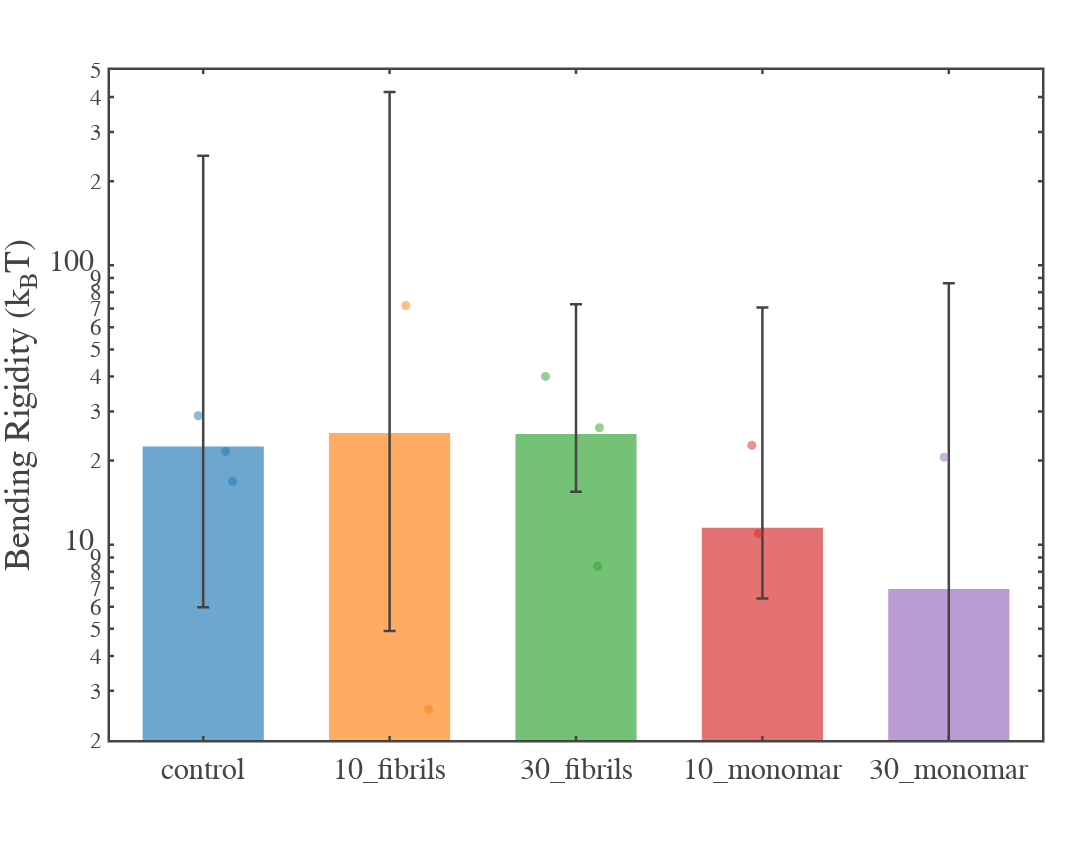

The code cell stored with this chart in its notebook:
### Code cell
import numpy as np
import pandas as pd
import os
import plotly.graph_objects as go

# -------------------------------------------------
# Custom Plotly Template (provided by you)
# -------------------------------------------------
fig_template = go.layout.Template()
fig_template.layout = {
    'template': 'simple_white+presentation',
    'autosize': False,
    'width': 800,
    'height': 600,
    'xaxis': {
        'ticks': 'inside',
        'mirror': 'ticks',
        'linewidth': 2.5,
        'tickwidth': 2.5,
        'ticklen': 4,
        'showline': True,
        'showgrid': False,
        'zerolinecolor': 'white',
    },
    'yaxis': {
        'ticks': 'inside',
        'mirror': 'ticks',
        'linewidth': 2.5,
        'tickwidth': 2.5,
        'ticklen': 4,
        'showline': True,
        'showgrid': False,
        'zerolinecolor': 'white',
    },
    'font': {
        'family': 'mathjax',
        'size': 30,
    }
}

# -------------------------------------------------
# Monte Carlo settings
# -------------------------------------------------
N_MC = 300_000
rng = np.random.default_rng(42)

A_COL = "A"
ERR_COL = "error"

# -------------------------------------------------
# 1. Load data (A and error)
# -------------------------------------------------
def load_data_with_error(file_path, a_col=A_COL, err_col=ERR_COL):
    df = pd.read_excel(file_path)

    if a_col not in df.columns or err_col not in df.columns:
        raise KeyError(
            f"Need columns '{a_col}' and '{err_col}' in {file_path}. Found: {list(df.columns)}"
        )

    df[a_col] = pd.to_numeric(df[a_col], errors="coerce")
    df[err_col] = pd.to_numeric(df[err_col], errors="coerce")

    df = df.dropna(subset=[a_col, err_col])
    df = df[(df[a_col] > 0) & (df[err_col] >= 0)]

    return df[a_col].to_numpy(dtype=float), df[err_col].to_numpy(dtype=float)


# -------------------------------------------------
# 2. Monte Carlo for one membrane: A ± error -> k samples
# -------------------------------------------------
def mc_k_from_a(a, sigma_a, C, N=N_MC):
    if sigma_a == 0 or np.isclose(sigma_a, 0):
        k = C / (a**3)
        return np.full(N, k, dtype=float)

    a_s = rng.normal(a, sigma_a, size=N)
    a_s = a_s[a_s > 0]

    while a_s.size < N:
        extra = rng.normal(a, sigma_a, size=N - a_s.size)
        extra = extra[extra > 0]
        a_s = np.concatenate([a_s, extra])

    a_s = a_s[:N]
    return C / (a_s**3)


# -------------------------------------------------
# 3. Summary: median + 16–84% (asymmetric)
# -------------------------------------------------
def summarize(samples):
    med = np.median(samples)
    p16 = np.percentile(samples, 16)
    p84 = np.percentile(samples, 84)
    return med, p16, p84


# -------------------------------------------------
# 4. Process one dataset using YOUR weighted-bound rule
#    - Per membrane: MC -> (med, p16, p84)
#    - Average k: linear average of the 3 medians
#    - Average bounds:
#         w_up_i = (p84_i - med_i)/med_i
#         w_lo_i = (med_i - p16_i)/med_i
#         w_up_avg = mean(w_up_i), w_lo_avg = mean(w_lo_i)
#         kavg_upper = kavg * (1 + w_up_avg)
#         kavg_lower = kavg * (1 - w_lo_avg)
# -------------------------------------------------
def process_dataset_weighted_bounds(file_path, beta, k_J, k_kT):
    name = os.path.basename(file_path).replace(".xlsx", "")

    a_vals, sig_vals = load_data_with_error(file_path, A_COL, ERR_COL)

    C = k_J / (k_kT * beta**3)

    k_med_list, k_p16_list, k_p84_list = [], [], []
    w_up_list, w_lo_list = [], []

    # Print side-by-side
    print(f"\n==============================")
    print(f"Dataset: {name}")
    print(f"==============================")
    print("Idx |        A ± error            |        k' (median, 16–84%)         | w_up   w_lo")
    print("-"*95)

    for i, (a, s) in enumerate(zip(a_vals, sig_vals), start=1):
        ks = mc_k_from_a(a, s, C, N=N_MC)
        k_med, k_p16, k_p84 = summarize(ks)

        # normalized bounds relative to median
        w_up = (k_p84 - k_med) / k_med if k_med > 0 else np.nan
        w_lo = (k_med - k_p16) / k_med if k_med > 0 else np.nan

        k_med_list.append(k_med)
        k_p16_list.append(k_p16)
        k_p84_list.append(k_p84)
        w_up_list.append(w_up)
        w_lo_list.append(w_lo)

        print(
            f"{i:03d} | {a: .4e} ± {s:.2e}        | "
            f"{k_med: .4e}  +{(k_p84-k_med):.2e}  -{(k_med-k_p16):.2e}     | "
            f"{w_up: .3f} {w_lo: .3f}"
        )

    k_med_arr = np.array(k_med_list, dtype=float)
    w_up_arr = np.array(w_up_list, dtype=float)
    w_lo_arr = np.array(w_lo_list, dtype=float)

    # Average k by linear average of medians
    kavg = float(np.mean(k_med_arr))

    # Average the relative bounds
    w_up_avg = float(np.nanmean(w_up_arr))
    w_lo_avg = float(np.nanmean(w_lo_arr))

    # Bounds for average k
    kavg_upper = kavg * (1.0 + w_up_avg)
    kavg_lower = kavg * (1.0 - w_lo_avg)

    print("\nAverage k' (linear average of medians):")
    print(f"k'_avg = {kavg:.4e}")
    print("Average k' bounds (weighted-bound rule):")
    print(f"Upper: {kavg_upper:.4e}   (w_up_avg={w_up_avg:.4f})")
    print(f"Lower: {kavg_lower:.4e}   (w_lo_avg={w_lo_avg:.4f})")
    print(f"Asymmetric: +{(kavg_upper-kavg):.2e}  -{(kavg-kavg_lower):.2e}")

    # For plotting strip: per-membrane k medians
    # For plotting bar: average k and its bounds
    return name, k_med_arr, (kavg, kavg_lower, kavg_upper)


# -------------------------------------------------
# 5. Main
# -------------------------------------------------
def main():

    beta = 1.96e11
    k_J = 4.56e-8
    k_kT = 4.11e-21

    file_paths = [
        r"D:\Atanu\Narendran_GUV\Narendran_GUV\control.xlsx",
        r"D:\Atanu\Narendran_GUV\Narendran_GUV\10_fibrils.xlsx",
        r"D:\Atanu\Narendran_GUV\Narendran_GUV\30_fibrils.xlsx",
        r"D:\Atanu\Narendran_GUV\Narendran_GUV\10_monomar.xlsx",
        r"D:\Atanu\Narendran_GUV\Narendran_GUV\30_monomar.xlsx",
    ]

    results = []
    all_k_points = {}  # per-membrane medians

    for path in file_paths:
        name, k_medians_per_membrane, (kavg, kavg_lower, kavg_upper) = process_dataset_weighted_bounds(
            path, beta, k_J, k_kT
        )
        all_k_points[name] = k_medians_per_membrane
        results.append((name, kavg, kavg_lower, kavg_upper))

    # -------------------------------------------------
    # Plot: per-membrane strip + average bar with weighted-bound error bars
    # -------------------------------------------------
    names = [r[0] for r in results]
    centers = [r[1] for r in results]
    err_low = [r[1] - r[2] for r in results]   # center - lower
    err_high = [r[3] - r[1] for r in results]  # upper - center

    colors = ['#1f77b4', '#ff7f0e', '#2ca02c', '#d62728', '#9467bd']
    color_map = {n: colors[i % len(colors)] for i, n in enumerate(names)}

    rng_plot = np.random.default_rng(42)
    jitter_width = 0.22

    fig = go.Figure()

    # 1) Per-membrane points: per-membrane k medians
    for i, n in enumerate(names):
        k_vals = all_k_points[n]
        x_jitter = rng_plot.uniform(-jitter_width, jitter_width, size=len(k_vals))
        x = i + x_jitter

        fig.add_trace(
            go.Scatter(
                x=x,
                y=k_vals,
                mode="markers",
                marker=dict(size=9, opacity=0.5, color=color_map[n], line=dict(width=0)),
                hovertemplate=(f"<b>{n}</b><br>k'=%{{y:.3e}}<extra></extra>"),
                showlegend=False
            )
        )

    # 2) Average bars with weighted-bound rule error bars
    fig.add_trace(
        go.Bar(
            x=list(range(len(names))),
            y=centers,
            error_y=dict(
                type='data',
                symmetric=False,
                array=err_high,
                arrayminus=err_low,
                thickness=2.5,
                width=6
            ),
            marker=dict(color=[color_map[n] for n in names], opacity=0.65),
            customdata=names,
            hovertemplate=(
                "<b>%{customdata}</b><br>"
                "k'_avg=%{y:.3e}<br>"
                "+err=%{error_y.array:.3e}<br>"
                "-err=%{error_y.arrayminus:.3e}<extra></extra>"
            ),
            showlegend=False,
        )
    )

    fig.update_layout(
        template=fig_template,
        width=1200,
        height=850,
        yaxis=dict(
            type="log",
            range=[np.log10(2), np.log10(500)],
            title="Bending Rigidity (k<sub>B</sub>T)"
        ),
        xaxis=dict(
            tickmode="array",
            tickvals=list(range(len(names))),
            ticktext=names,
        ),
        margin=dict(l=110, r=50, t=70, b=110),
        bargap=0.35
    )

    fig.show()


if __name__ == "__main__":
    main()

### Figure 1 — Plotly figure (JSON) as saved in the notebook; plotly's stock layout.template omitted (floating-point values rounded to 4 significant figures)
{"data": [{"hovertemplate": "<b>control</b><br>k'=%{y:.3e}<extra></extra>", "marker": {"color": "#1f77b4", "line": {"width": 0}, "opacity": 0.5, "size": 9}, "mode": "markers", "showlegend": false, "type": "scatter", "x": [0.1205, -0.02689, 0.1578], "y": [21.61, 28.93, 16.86]}, {"hovertemplate": "<b>10_fibrils</b><br>k'=%{y:.3e}<extra></extra>", "marker": {"color": "#ff7f0e", "line": {"width": 0}, "opacity": 0.5, "size": 9}, "mode": "markers", "showlegend": false, "type": "scatter", "x": [1.087, 0.8214, 1.209], "y": [71.74, 1.026, 2.576]}, {"hovertemplate": "<b>30_fibrils</b><br>k'=%{y:.3e}<extra></extra>", "marker": {"color": "#2ca02c", "line": {"width": 0}, "opacity": 0.5, "size": 9}, "mode": "markers", "showlegend": false, "type": "scatter", "x": [2.115, 2.126, 1.836], "y": [8.375, 26.23, 40.02]}, {"hovertemplate": "<b>10_monomar</b><br>k'=%{y:.3e}<extra></extra>", "marker": {"color": "#d62728", "line": {"width": 0}, "opacity": 0.5, "size": 9}, "mode": "markers", "showlegend": false, "type": "scatter", "x": [2.978, 2.943, 3.188], "y": [10.96, 22.69, 0.8866]}, {"hovertemplate": "<b>30_monomar</b><br>k'=%{y:.3e}<extra></extra>", "marker": {"color": "#9467bd", "line": {"width": 0}, "opacity": 0.5, "size": 9}, "mode": "markers", "showlegend": false, "type": "scatter", "x": [4.063, 4.142, 3.975], "y": [0.2387, 0.01995, 20.57]}, {"customdata": ["control", "10_fibrils", "30_fibrils", "10_monomar", "30_monomar"], "error_y": {"array": [224.3, 392.2, 47.67, 59.11, 79.32], "arrayminus": [16.49, 20.2, 9.404, 5.097, 5.078], "symmetric": false, "thickness": 2.5, "type": "data", "width": 6}, "hovertemplate": "<b>%{customdata}</b><br>k'_avg=%{y:.3e}<br>+err=%{error_y.array:.3e}<br>-err=%{error_y.arrayminus:.3e}<extra></extra>", "marker": {"color": ["#1f77b4", "#ff7f0e", "#2ca02c", "#d62728", "#9467bd"], "opacity": 0.65}, "showlegend": false, "type": "bar", "x": [0, 1, 2, 3, 4], "y": [22.46, 25.11, 24.88, 11.51, 6.942]}], "layout": {"bargap": 0.35, "height": 850, "margin": {"b": 110, "l": 110, "r": 50, "t": 70}, "width": 1200, "xaxis": {"autorange": true, "range": [-0.5, 4.5], "tickmode": "array", "ticktext": ["control", "10_fibrils", "30_fibrils", "10_monomar", "30_monomar"], "tickvals": [0, 1, 2, 3, 4], "type": "linear"}, "yaxis": {"range": [0.301, 2.699], "title": {"text": "Bending Rigidity (k<sub>B</sub>T)"}, "type": "log"}}}
